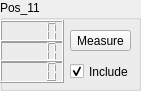
     <widget class="QGroupBox" name="Calib_box_26">
      <property name="geometry">
       <rect>
        <x>190</x>
        <y>270</y>
        <width>141</width>
        <height>91</height>
       </rect>
      </property>
      <property name="title">
       <string>Pos_11</string>
      </property>
      <widget class="QLCDNumber" name="calib_box_x_27">
       <property name="geometry">
        <rect>
         <x>0</x>
         <y>20</y>
         <width>64</width>
         <height>23</height>
        </rect>
       </property>
      </widget>
      <widget class="QLCDNumber" name="calib_box_y_27">
       <property name="geometry">
        <rect>
         <x>0</x>
         <y>40</y>
         <width>64</width>
         <height>23</height>
        </rect>
       </property>
      </widget>
      <widget class="QLCDNumber" name="calib_box_z_27">
       <property name="geometry">
        <rect>
         <x>0</x>
         <y>60</y>
         <width>64</width>
         <height>23</height>
        </rect>
       </property>
      </widget>
      <widget class="QPushButton" name="calibButton_27">
       <property name="geometry">
        <rect>
         <x>70</x>
         <y>30</y>
         <width>61</width>
         <height>21</height>
        </rect>
       </property>
       <property name="text">
        <string>Measure</string>
       </property>
      </widget>
      <widget class="QCheckBox" name="checkBox_27">
       <property name="geometry">
        <rect>
         <x>70</x>
         <y>60</y>
         <width>92</width>
         <height>23</height>
        </rect>
       </property>
       <property name="text">
        <string>Include</string>
       </property>
       <property name="checked">
        <bool>true</bool>
       </property>
      </widget>
     </widget>
